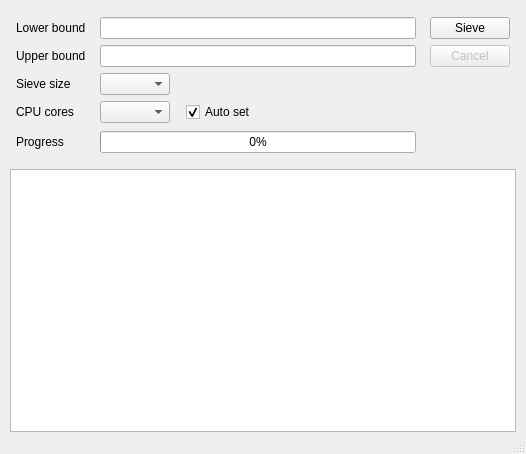
<?xml version="1.0" encoding="UTF-8"?>
<ui version="4.0">
 <class>PrimeSieveGUI</class>
 <widget class="QMainWindow" name="PrimeSieveGUI">
  <property name="geometry">
   <rect>
    <x>0</x>
    <y>0</y>
    <width>526</width>
    <height>454</height>
   </rect>
  </property>
  <property name="windowTitle">
   <string/>
  </property>
  <property name="animated">
   <bool>true</bool>
  </property>
  <widget class="QWidget" name="centralWidget">
   <property name="minimumSize">
    <size>
     <width>0</width>
     <height>0</height>
    </size>
   </property>
   <layout class="QVBoxLayout" name="verticalLayout">
    <property name="spacing">
     <number>6</number>
    </property>
    <property name="leftMargin">
     <number>10</number>
    </property>
    <property name="topMargin">
     <number>17</number>
    </property>
    <property name="rightMargin">
     <number>10</number>
    </property>
    <property name="bottomMargin">
     <number>0</number>
    </property>
    <item>
     <layout class="QGridLayout" name="inputGridLayout">
      <item row="0" column="2">
       <spacer name="horizontalSpacer2">
        <property name="orientation">
         <enum>Qt::Horizontal</enum>
        </property>
        <property name="sizeType">
         <enum>QSizePolicy::Fixed</enum>
        </property>
        <property name="sizeHint" stdset="0">
         <size>
          <width>8</width>
          <height>20</height>
         </size>
        </property>
       </spacer>
      </item>
      <item row="0" column="4">
       <spacer name="horizontalSpacer3">
        <property name="orientation">
         <enum>Qt::Horizontal</enum>
        </property>
        <property name="sizeType">
         <enum>QSizePolicy::Fixed</enum>
        </property>
        <property name="sizeHint" stdset="0">
         <size>
          <width>8</width>
          <height>20</height>
         </size>
        </property>
       </spacer>
      </item>
      <item row="1" column="5">
       <widget class="QPushButton" name="cancelButton">
        <property name="enabled">
         <bool>false</bool>
        </property>
        <property name="minimumSize">
         <size>
          <width>0</width>
          <height>0</height>
         </size>
        </property>
        <property name="maximumSize">
         <size>
          <width>16777215</width>
          <height>16777215</height>
         </size>
        </property>
        <property name="text">
         <string>Cancel</string>
        </property>
        <property name="shortcut">
         <string notr="true"/>
        </property>
       </widget>
      </item>
      <item row="0" column="5">
       <widget class="QPushButton" name="sieveButton">
        <property name="minimumSize">
         <size>
          <width>0</width>
          <height>0</height>
         </size>
        </property>
        <property name="maximumSize">
         <size>
          <width>16777215</width>
          <height>16777215</height>
         </size>
        </property>
        <property name="text">
         <string>Sieve</string>
        </property>
        <property name="shortcut">
         <string notr="true"/>
        </property>
        <property name="default">
         <bool>false</bool>
        </property>
       </widget>
      </item>
      <item row="1" column="3">
       <widget class="QLineEdit" name="upperBoundLineEdit">
        <property name="maxLength">
         <number>20</number>
        </property>
        <property name="frame">
         <bool>true</bool>
        </property>
       </widget>
      </item>
      <item row="0" column="3">
       <widget class="QLineEdit" name="lowerBoundLineEdit">
        <property name="text">
         <string/>
        </property>
        <property name="maxLength">
         <number>20</number>
        </property>
       </widget>
      </item>
      <item row="0" column="1">
       <widget class="QLabel" name="lowerBoundLabel">
        <property name="minimumSize">
         <size>
          <width>0</width>
          <height>0</height>
         </size>
        </property>
        <property name="maximumSize">
         <size>
          <width>16777215</width>
          <height>16777215</height>
         </size>
        </property>
        <property name="text">
         <string notr="true">Lower bound</string>
        </property>
       </widget>
      </item>
      <item row="1" column="1">
       <widget class="QLabel" name="upperBoundLabel">
        <property name="minimumSize">
         <size>
          <width>0</width>
          <height>0</height>
         </size>
        </property>
        <property name="maximumSize">
         <size>
          <width>16777215</width>
          <height>16777215</height>
         </size>
        </property>
        <property name="text">
         <string notr="true">Upper bound</string>
        </property>
       </widget>
      </item>
      <item row="2" column="1">
       <widget class="QLabel" name="sieveSizeLabel">
        <property name="minimumSize">
         <size>
          <width>0</width>
          <height>0</height>
         </size>
        </property>
        <property name="maximumSize">
         <size>
          <width>16777215</width>
          <height>16777215</height>
         </size>
        </property>
        <property name="text">
         <string notr="true">Sieve size</string>
        </property>
       </widget>
      </item>
      <item row="2" column="3">
       <layout class="QHBoxLayout" name="sieveSizeLayout">
        <item>
         <widget class="QComboBox" name="sieveSizeComboBox">
          <property name="minimumSize">
           <size>
            <width>70</width>
            <height>0</height>
           </size>
          </property>
          <property name="maximumSize">
           <size>
            <width>70</width>
            <height>16777215</height>
           </size>
          </property>
          <property name="maxVisibleItems">
           <number>7</number>
          </property>
          <property name="maxCount">
           <number>32</number>
          </property>
          <property name="sizeAdjustPolicy">
           <enum>QComboBox::AdjustToContents</enum>
          </property>
         </widget>
        </item>
        <item>
         <spacer name="sieveSizeSpacer">
          <property name="orientation">
           <enum>Qt::Horizontal</enum>
          </property>
          <property name="sizeHint" stdset="0">
           <size>
            <width>40</width>
            <height>20</height>
           </size>
          </property>
         </spacer>
        </item>
       </layout>
      </item>
      <item row="3" column="1">
       <widget class="QLabel" name="cpuCoresLabel">
        <property name="minimumSize">
         <size>
          <width>0</width>
          <height>0</height>
         </size>
        </property>
        <property name="maximumSize">
         <size>
          <width>16777215</width>
          <height>16777215</height>
         </size>
        </property>
        <property name="text">
         <string notr="true">CPU cores</string>
        </property>
       </widget>
      </item>
      <item row="3" column="3">
       <layout class="QHBoxLayout" name="cpuCoresLayout">
        <item>
         <widget class="QComboBox" name="cpuCoresComboBox">
          <property name="minimumSize">
           <size>
            <width>70</width>
            <height>0</height>
           </size>
          </property>
          <property name="maximumSize">
           <size>
            <width>70</width>
            <height>16777215</height>
           </size>
          </property>
          <property name="maxVisibleItems">
           <number>7</number>
          </property>
          <property name="maxCount">
           <number>32</number>
          </property>
         </widget>
        </item>
        <item>
         <spacer name="cpuCoresSpacer">
          <property name="orientation">
           <enum>Qt::Horizontal</enum>
          </property>
          <property name="sizeType">
           <enum>QSizePolicy::Fixed</enum>
          </property>
          <property name="sizeHint" stdset="0">
           <size>
            <width>10</width>
            <height>0</height>
           </size>
          </property>
         </spacer>
        </item>
        <item>
         <widget class="QCheckBox" name="autoSetCheckBox">
          <property name="text">
           <string>Auto set</string>
          </property>
          <property name="shortcut">
           <string notr="true"/>
          </property>
          <property name="checked">
           <bool>true</bool>
          </property>
         </widget>
        </item>
       </layout>
      </item>
      <item row="5" column="1">
       <widget class="QLabel" name="progressLabel">
        <property name="minimumSize">
         <size>
          <width>0</width>
          <height>0</height>
         </size>
        </property>
        <property name="maximumSize">
         <size>
          <width>16777215</width>
          <height>16777215</height>
         </size>
        </property>
        <property name="text">
         <string notr="true">Progress</string>
        </property>
       </widget>
      </item>
      <item row="5" column="3">
       <widget class="QProgressBar" name="progressBar">
        <property name="maximum">
         <number>1000</number>
        </property>
        <property name="value">
         <number>0</number>
        </property>
       </widget>
      </item>
      <item row="4" column="1">
       <spacer name="progressBarSpacer">
        <property name="orientation">
         <enum>Qt::Vertical</enum>
        </property>
        <property name="sizeType">
         <enum>QSizePolicy::Fixed</enum>
        </property>
        <property name="sizeHint" stdset="0">
         <size>
          <width>20</width>
          <height>2</height>
         </size>
        </property>
       </spacer>
      </item>
      <item row="0" column="0">
       <spacer name="horizontalSpacer1">
        <property name="orientation">
         <enum>Qt::Horizontal</enum>
        </property>
        <property name="sizeType">
         <enum>QSizePolicy::Fixed</enum>
        </property>
        <property name="sizeHint" stdset="0">
         <size>
          <width>6</width>
          <height>20</height>
         </size>
        </property>
       </spacer>
      </item>
      <item row="0" column="6">
       <spacer name="horizontalSpacer4">
        <property name="orientation">
         <enum>Qt::Horizontal</enum>
        </property>
        <property name="sizeType">
         <enum>QSizePolicy::Fixed</enum>
        </property>
        <property name="sizeHint" stdset="0">
         <size>
          <width>6</width>
          <height>20</height>
         </size>
        </property>
       </spacer>
      </item>
     </layout>
    </item>
    <item>
     <spacer name="verticalSpacer">
      <property name="orientation">
       <enum>Qt::Vertical</enum>
      </property>
      <property name="sizeType">
       <enum>QSizePolicy::Fixed</enum>
      </property>
      <property name="sizeHint" stdset="0">
       <size>
        <width>20</width>
        <height>10</height>
       </size>
      </property>
     </spacer>
    </item>
    <item>
     <layout class="QHBoxLayout" name="textEditLayout">
      <item>
       <widget class="QPlainTextEdit" name="textEdit">
        <property name="acceptDrops">
         <bool>false</bool>
        </property>
        <property name="undoRedoEnabled">
         <bool>false</bool>
        </property>
        <property name="plainText">
         <string notr="true"/>
        </property>
        <property name="textInteractionFlags">
         <set>Qt::TextSelectableByKeyboard|Qt::TextSelectableByMouse</set>
        </property>
        <property name="maximumBlockCount">
         <number>2048</number>
        </property>
       </widget>
      </item>
     </layout>
    </item>
   </layout>
  </widget>
  <widget class="QMenuBar" name="menuBar">
   <property name="geometry">
    <rect>
     <x>0</x>
     <y>0</y>
     <width>526</width>
     <height>21</height>
    </rect>
   </property>
   <property name="defaultUp">
    <bool>false</bool>
   </property>
  </widget>
  <widget class="QStatusBar" name="statusBar"/>
 </widget>
 <layoutdefault spacing="6" margin="11"/>
 <tabstops>
  <tabstop>lowerBoundLineEdit</tabstop>
  <tabstop>upperBoundLineEdit</tabstop>
  <tabstop>sieveSizeComboBox</tabstop>
  <tabstop>cpuCoresComboBox</tabstop>
  <tabstop>autoSetCheckBox</tabstop>
  <tabstop>sieveButton</tabstop>
  <tabstop>cancelButton</tabstop>
 </tabstops>
 <resources/>
 <connections/>
</ui>
